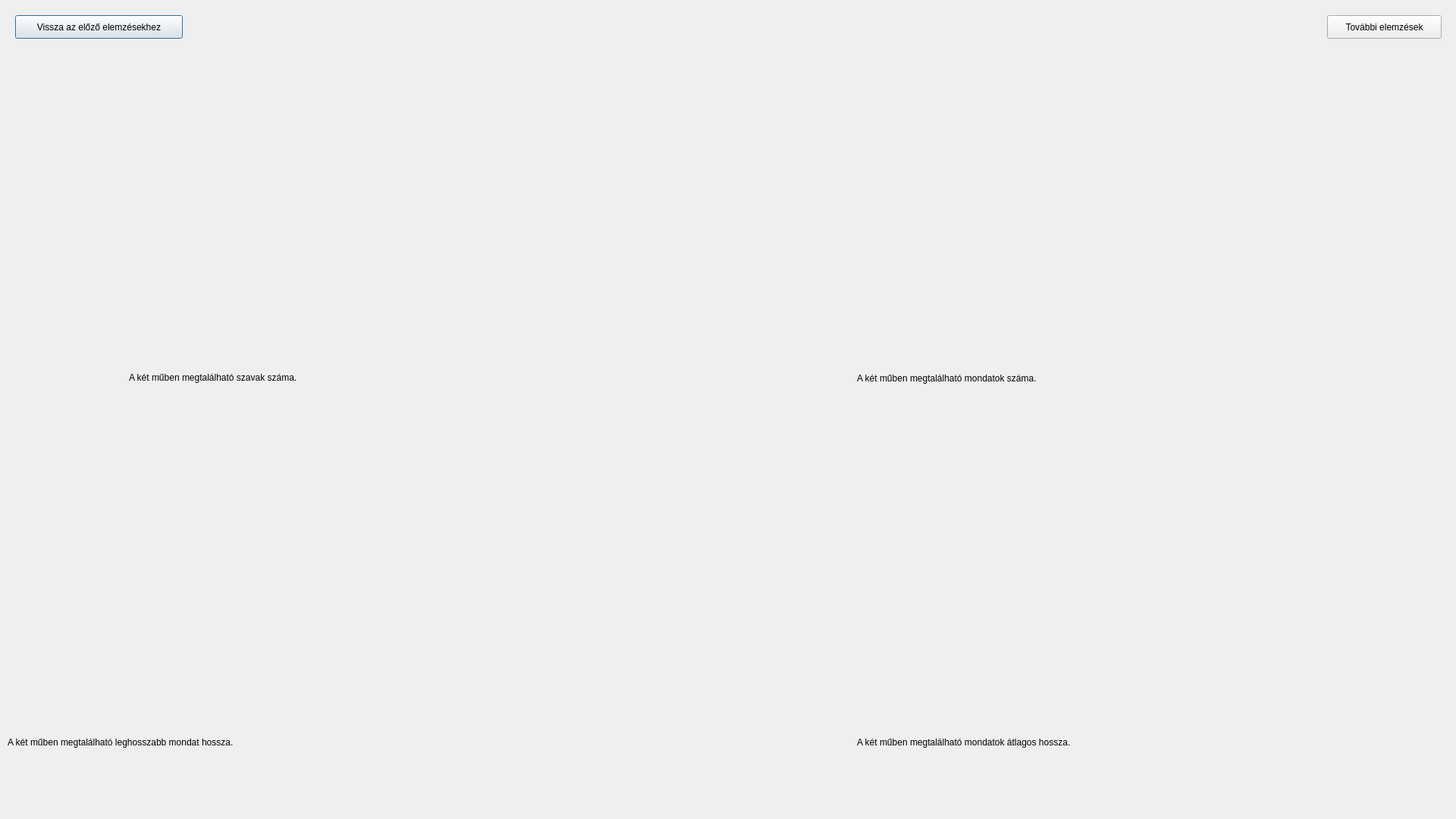
<?xml version="1.0" encoding="UTF-8"?>
<ui version="4.0">
 <class>Dialog</class>
 <widget class="QDialog" name="Dialog">
  <property name="geometry">
   <rect>
    <x>0</x>
    <y>0</y>
    <width>1920</width>
    <height>1080</height>
   </rect>
  </property>
  <property name="windowTitle">
   <string>Dialog</string>
  </property>
  <widget class="QPushButton" name="prev_screen_button">
   <property name="geometry">
    <rect>
     <x>20</x>
     <y>20</y>
     <width>221</width>
     <height>31</height>
    </rect>
   </property>
   <property name="text">
    <string>Vissza az előző elemzésekhez</string>
   </property>
  </widget>
  <widget class="QWidget" name="verticalLayoutWidget_5">
   <property name="geometry">
    <rect>
     <x>160</x>
     <y>530</y>
     <width>641</width>
     <height>471</height>
    </rect>
   </property>
   <layout class="QVBoxLayout" name="max_sentence_vbox"/>
  </widget>
  <widget class="QWidget" name="verticalLayoutWidget_6">
   <property name="geometry">
    <rect>
     <x>1120</x>
     <y>530</y>
     <width>641</width>
     <height>471</height>
    </rect>
   </property>
   <layout class="QVBoxLayout" name="avg_sentences_vbox"/>
  </widget>
  <widget class="QLabel" name="all_words_label">
   <property name="geometry">
    <rect>
     <x>170</x>
     <y>490</y>
     <width>311</width>
     <height>16</height>
    </rect>
   </property>
   <property name="text">
    <string>A két műben megtalálható szavak száma.</string>
   </property>
  </widget>
  <widget class="QLabel" name="sentences_label">
   <property name="geometry">
    <rect>
     <x>1130</x>
     <y>490</y>
     <width>371</width>
     <height>17</height>
    </rect>
   </property>
   <property name="text">
    <string>A két műben megtalálható mondatok száma.</string>
   </property>
  </widget>
  <widget class="QLabel" name="max_sentence_label">
   <property name="geometry">
    <rect>
     <x>10</x>
     <y>970</y>
     <width>421</width>
     <height>17</height>
    </rect>
   </property>
   <property name="text">
    <string>A két műben megtalálható leghosszabb mondat hossza.</string>
   </property>
  </widget>
  <widget class="QLabel" name="avg_sentence_label">
   <property name="geometry">
    <rect>
     <x>1130</x>
     <y>970</y>
     <width>391</width>
     <height>17</height>
    </rect>
   </property>
   <property name="text">
    <string>A két műben megtalálható mondatok átlagos hossza.</string>
   </property>
  </widget>
  <widget class="QWidget" name="verticalLayoutWidget_3">
   <property name="geometry">
    <rect>
     <x>160</x>
     <y>60</y>
     <width>641</width>
     <height>471</height>
    </rect>
   </property>
   <layout class="QVBoxLayout" name="all_words_vbox"/>
  </widget>
  <widget class="QWidget" name="verticalLayoutWidget_4">
   <property name="geometry">
    <rect>
     <x>1120</x>
     <y>60</y>
     <width>641</width>
     <height>471</height>
    </rect>
   </property>
   <layout class="QVBoxLayout" name="sentences_vbox"/>
  </widget>
  <widget class="QPushButton" name="next_screen_button">
   <property name="geometry">
    <rect>
     <x>1750</x>
     <y>20</y>
     <width>151</width>
     <height>31</height>
    </rect>
   </property>
   <property name="text">
    <string>További elemzések</string>
   </property>
  </widget>
 </widget>
 <resources/>
 <connections/>
</ui>
